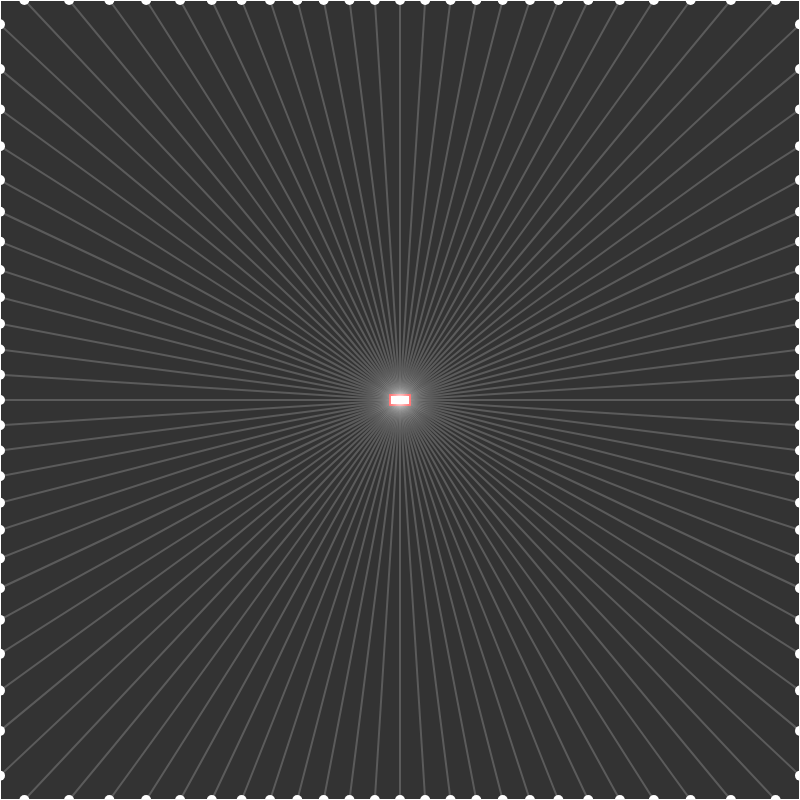
Frame 1 (no input)
Frame 60 (no input): identical to frame 1, image omitted
Frame 120 (the mouse pressed at the canvas centre since frame 60): identical to frame 1, image omitted

The p5.js sketch that drew this single still picture (run headless with seeded random() and noise() and a simulated clock; from frame 60 on, the mouse is pressed at the canvas centre):

// p5.js sketch
// ── sketch.js
let w = 800;
let h = 800;

let car1;

let temp = [{ x: 0, y: 0 }, { x: 0, y: 0 }];
let temp1 = { x: 0, y: 0 };
let notPressed = true;
let boundary = [];

function setup() {
    createCanvas(w, h);
    car1 = new Car(w / 2, h / 2);

    boundary.push(new Boundary(0, 0, w, 0));
    boundary.push(new Boundary(w, 0, w, h));
    boundary.push(new Boundary(w, h, 0, h));
    boundary.push(new Boundary(0, h, 0, 0));
}

function draw() {
    background(51);

    if (keyIsPressed) {
        if (key === "w") {
            car1.gas();
        }
        if (key === "a") {
            car1.rotateLeft();
        }
        if (key === "s") {
            car1.brake();
        }
        if (key === "d") {
            car1.rotateRight();
        }
        if (key === "c") {
            notPressed = true;
        }
    }
    else {
        car1.angVelocity = 0;
    }
    car1.update();
    car1.draw();

    for (let i = 0; i < boundary.length; i++) {
        boundary[i].draw(255, 255, 255, 255);
    }

    for (let i = 0; i < boundary.length; i++)   {
        for (let j = 0; j < 4; j++) {
            car1.boundary[j].hits(boundary[i]);
        }
    }

}

function mousePressed() {
    if (notPressed) {
        temp1.x = mouseX;
        temp1.y = mouseY;
        notPressed = false;
    }
    else {
        temp[0].x = temp1.x;
        temp[0].y = temp1.y;
        temp[1].x = mouseX;
        temp[1].y = mouseY;
        temp1.x = mouseX;
        temp1.y = mouseY;
        boundary.push(new Boundary(temp[0].x, temp[0].y, temp[1].x, temp[1].y))
    }
}
// ── boundaries.js
class Boundary {
    constructor(x1, y1, x2, y2) {
        this.point1 = { x: x1, y: y1 };
        this.point2 = { x: x2, y: y2 };
    }

    hits(object) {
        let p1 = this.point1;
        let p2 = this.point2;
        let p3 = object.point1;
        let p4 = object.point2;

        let denTemp = (p1.x - p2.x) * (p3.y - p4.y) - (p1.y - p2.y) * (p3.x - p4.x);
        let numTemp;

        numTemp = (p1.x - p3.x) * (p3.y - p4.y) - (p1.y - p3.y) * (p3.x - p4.x);
        let t = numTemp / denTemp;

        numTemp = (p1.x - p2.x) * (p1.y - p3.y) - (p1.y - p2.y) * (p1.x - p3.x);
        let u = -numTemp / denTemp;

        if (t >= 0 && t <= 1 && u >= 0 && u <= 1) {
            console.log(t, u);
            noLoop();
        }
    }

    touch(object) {
        let p1 = this.point1;
        let p2 = this.point2;
        let p3 = object.point1;
        let p4 = object.point2;

        let denTemp = (p1.x - p2.x) * (p3.y - p4.y) - (p1.y - p2.y) * (p3.x - p4.x);
        let numTemp;

        numTemp = (p1.x - p3.x) * (p3.y - p4.y) - (p1.y - p3.y) * (p3.x - p4.x);
        let t = numTemp / denTemp;

        numTemp = (p1.x - p2.x) * (p1.y - p3.y) - (p1.y - p2.y) * (p1.x - p3.x);
        let u = -numTemp / denTemp;

        let px;
        let py;
        if (t >= 0 && t <= 1 && u >= 0 && u <= 1) {
            numTemp = (p1.x * p2.y - p1.y * p2.x) * (p3.x - p4.x) - (p1.x - p2.x) * (p3.x * p4.y - p3.y * p4.x);
            px = numTemp / denTemp;
            numTemp = (p1.x * p2.y - p1.y * p2.x) * (p3.y - p4.y) - (p1.y - p2.y) * (p3.x * p4.y - p3.y * p4.x);
            py = numTemp / denTemp;
            return { x: px, y: py };
        }

        return false;
    }

    draw(r, g, b, a) {
        push();
        stroke(r, g, b, a);
        strokeWeight(2);
        line(this.point1.x, this.point1.y, this.point2.x, this.point2.y);
        pop();
    }
}
// ── car.js
class Car {
    constructor(x, y) {
        this.x = x;
        this.y = y;
        this.angle = 0;
        this.width = 20;
        this.height = 10;
        this.velocity = 0;
        this.angVelocity = 0;
        this.boundary = [new Boundary(), new Boundary(), new Boundary(), new Boundary()];
        this.dia = Math.pow(this.width / 2 * this.width / 2 + this.height / 2 * this.height / 2, 0.5);
        this.alphaAngle = Math.atan(this.width / this.height);
        this.maxVelocity = 4;
        this.maxAngVelocity = 0.1;
        this.rayLength = w + h;
        this.noOfRays = 100;
        this.ray = [];

        let ang = 0;
        for (let i = 0; i < this.noOfRays; i++) {
            this.ray.push(new Ray(ang));
            ang += 2 * Math.PI / this.noOfRays;
        }
    }

    rotateRight() {
        if (this.angVelocity < this.maxAngVelocity) {
            this.angVelocity += 0.01;
        }
    }

    rotateLeft() {
        if (this.angVelocity > -this.maxAngVelocity) {
            this.angVelocity += -0.01;
        }
    }

    brake() {
        if (this.velocity > -this.maxVelocity) {
            this.velocity += -0.5;
        }
    }

    gas() {
        if (this.velocity < this.maxVelocity) {
            this.velocity += 0.5;
        }
    }

    update() {
        this.x += this.velocity * Math.cos(this.angle);
        this.y += this.velocity * Math.sin(this.angle);
        this.angle += this.angVelocity;

        this.boundary[0].point1.x = this.x + this.dia * Math.sin(+this.alphaAngle - this.angle);
        this.boundary[0].point1.y = this.y + this.dia * Math.cos(+this.alphaAngle - this.angle);
        this.boundary[0].point2.x = this.x + this.dia * Math.sin(-this.alphaAngle - this.angle);
        this.boundary[0].point2.y = this.y + this.dia * Math.cos(-this.alphaAngle - this.angle);

        this.boundary[1].point1.x = this.x + this.dia * Math.sin(+this.alphaAngle - this.angle + Math.PI);
        this.boundary[1].point1.y = this.y + this.dia * Math.cos(+this.alphaAngle - this.angle + Math.PI);
        this.boundary[1].point2.x = this.x + this.dia * Math.sin(-this.alphaAngle - this.angle + Math.PI);
        this.boundary[1].point2.y = this.y + this.dia * Math.cos(-this.alphaAngle - this.angle + Math.PI);

        this.boundary[2].point1.x = this.x + this.dia * Math.sin(+this.alphaAngle - this.angle);
        this.boundary[2].point1.y = this.y + this.dia * Math.cos(+this.alphaAngle - this.angle);
        this.boundary[2].point2.x = this.x + this.dia * Math.sin(-this.alphaAngle - this.angle + Math.PI);
        this.boundary[2].point2.y = this.y + this.dia * Math.cos(-this.alphaAngle - this.angle + Math.PI);

        this.boundary[3].point1.x = this.x + this.dia * Math.sin(+this.alphaAngle - this.angle + Math.PI);
        this.boundary[3].point1.y = this.y + this.dia * Math.cos(+this.alphaAngle - this.angle + Math.PI);
        this.boundary[3].point2.x = this.x + this.dia * Math.sin(-this.alphaAngle - this.angle);
        this.boundary[3].point2.y = this.y + this.dia * Math.cos(-this.alphaAngle - this.angle);

        for (let i = 0; i < this.ray.length; i++) {
            this.ray[i].point1.x = this.x;
            this.ray[i].point1.y = this.y;
            this.ray[i].point2.x = this.x + this.rayLength * Math.cos(this.angle + this.ray[i].angle);
            this.ray[i].point2.y = this.y + this.rayLength * Math.sin(this.angle + this.ray[i].angle);
        }

        for (let j = 0; j < this.noOfRays; j++) {
            this.ray[j].distance = w + h;
            for (let i = 0; i < boundary.length; i++) {
                if (boundary[i].touch(this.ray[j])) {
                    let p = boundary[i].touch(this.ray[j]);
                    let d = dist(p.x, p.y, this.x, this.y);
                    if (d < this.ray[j].distance) {
                        this.ray[j].distance = d;
                        this.ray[j].point.x = p.x;
                        this.ray[j].point.y = p.y;
                    }
                }
            }
        }
    }

    draw() {
        push();
        stroke(255);
        fill(255);
        strokeWeight(1);
        translate(this.x, this.y);
        rotate(this.angle);
        rectMode(CENTER);
        rect(0, 0, this.width, this.height);
        pop();

        push();
        for (let i = 0; i < 4; i++) {
            this.boundary[i].draw(255, 0, 0, 255);
        }
        pop();

        for (let i = 0; i < this.noOfRays; i++) {
            this.ray[i].draw();
        }
    }
}

// ── rays.js
class Ray {
    constructor(angle) {
        this.point1 = { x: 0, y: 0 };
        this.point2 = { x: 0, y: 0 };
        this.angle = angle;
        this.distance = w;
        this.point = { x: 0, y: 0 };
    }

    draw() {
        push();
        stroke(255, 255, 255, 50);
        strokeWeight(2);
        line(this.point1.x, this.point1.y, this.point.x, this.point.y);

        stroke(255);
        fill(255);
        strokeWeight(10);
        point(this.point.x, this.point.y);
        pop();
    }
}
